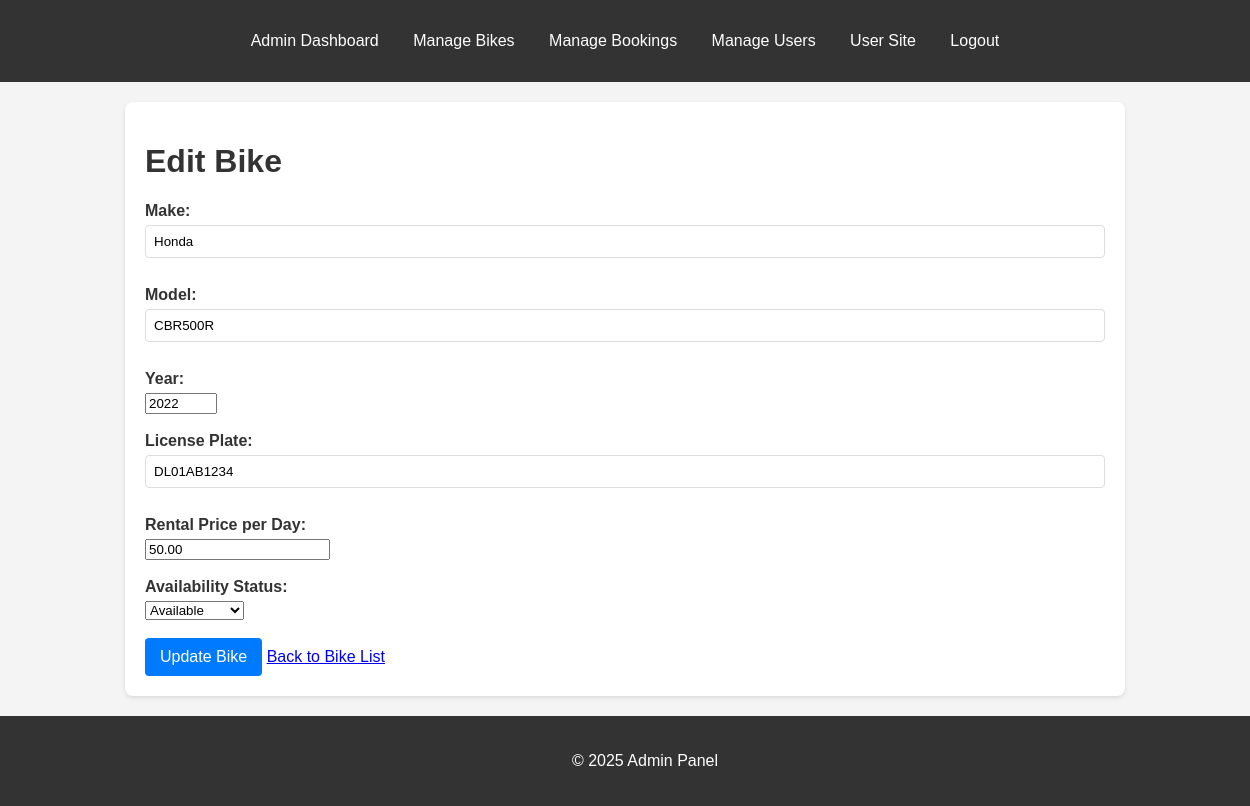
The page /admin/edit_bike.php?id=1 (signed in) on the database its author committed.
### tables this page shows
CREATE TABLE IF NOT EXISTS `bikes` (
    `id` INT AUTO_INCREMENT PRIMARY KEY,
    `make` VARCHAR(255) NOT NULL,
    `model` VARCHAR(255) NOT NULL,
    `year` INT,
    `license_plate` VARCHAR(50) UNIQUE NOT NULL,
    `rental_price_per_day` DECIMAL(10, 2) NOT NULL,
    `availability_status` ENUM('available', 'rented', 'maintenance') DEFAULT 'available',
    `image_url` VARCHAR(255) DEFAULT NULL,
    `created_at` TIMESTAMP DEFAULT CURRENT_TIMESTAMP
);

### admin/edit_bike.php (the view, shortened to what this page needs)
<?php
require_once '../includes/admin_header.php';
$bike = null;
if (isset($_GET['id'])) {
    $bike_id = $_GET['id'];
    $stmt = $conn->prepare("SELECT * FROM bikes WHERE id = ?");
    $stmt->bind_param("i", $bike_id);
    $stmt->execute();
    $result = $stmt->get_result();
    if ($result->num_rows === 1) {
        $bike = $result->fetch_assoc();
    } else {
        $message = "Bike not found.";
    }
}
?>
<h1>Edit Bike</h1>
<?php if ($bike): ?>
<form action="edit_bike.php" method="POST">
    <label for="make">Make:</label>
    <input type="text" id="make" name="make" value="<?php echo htmlspecialchars($bike['make']); ?>" required><br><br>
    <label for="model">Model:</label>
    <input type="text" id="model" name="model" value="<?php echo htmlspecialchars($bike['model']); ?>" required><br><br>
    <label for="year">Year:</label>
    <input type="number" id="year" name="year" value="<?php echo htmlspecialchars($bike['year']); ?>" required min="1900" max="<?php echo date('Y') + 1; ?>"><br><br>
    <label for="license_plate">License Plate:</label>
    <input type="text" id="license_plate" name="license_plate" value="<?php echo htmlspecialchars($bike['license_plate']); ?>" required><br><br>
    <label for="rental_price_per_day">Rental Price per Day:</label>
    <input type="number" id="rental_price_per_day" name="rental_price_per_day" step="0.01" value="<?php echo htmlspecialchars($bike['rental_price_per_day']); ?>" required min="0.01"><br><br>
    <label for="availability_status">Availability Status:</label>
    <select id="availability_status" name="availability_status" required>
        <option value="available" <?php echo ($bike['availability_status'] === 'available') ? 'selected' : ''; ?>>Available</option>
    </select><br><br>
    <button type="submit">Update Bike</button>
    <a href="bikes.php">Back to Bike List</a>
</form>
<?php else: ?>
    <p>Bike details could not be loaded. Please return to the <a href="bikes.php">bike list</a>.</p>
<?php endif; ?>
<?php
require_once '../includes/admin_footer.php';
?>

### public/style.css (style rules this page uses)
body { font-family: Arial, sans-serif; margin: 0; padding: 0; background-color: #f4f4f4; color: #333; }
form { margin-top: 20px; }
form label { display: block; margin-bottom: 5px; font-weight: bold; }
form input[type="text"], form input[type="email"], form input[type="password"] { width: 100%; padding: 8px; margin-bottom: 10px; border: 1px solid #ddd; border-radius: 4px; box-sizing: border-box; }
form button { background-color: #007bff; color: white; padding: 10px 15px; border: none; border-radius: 4px; cursor: pointer; font-size: 16px; }

### rows shown on the page
bikes: make "Honda", model "CBR500R", year "2022", license_plate "DL01AB1234", rental_price_per_day "50.00", availability_status "Available"
